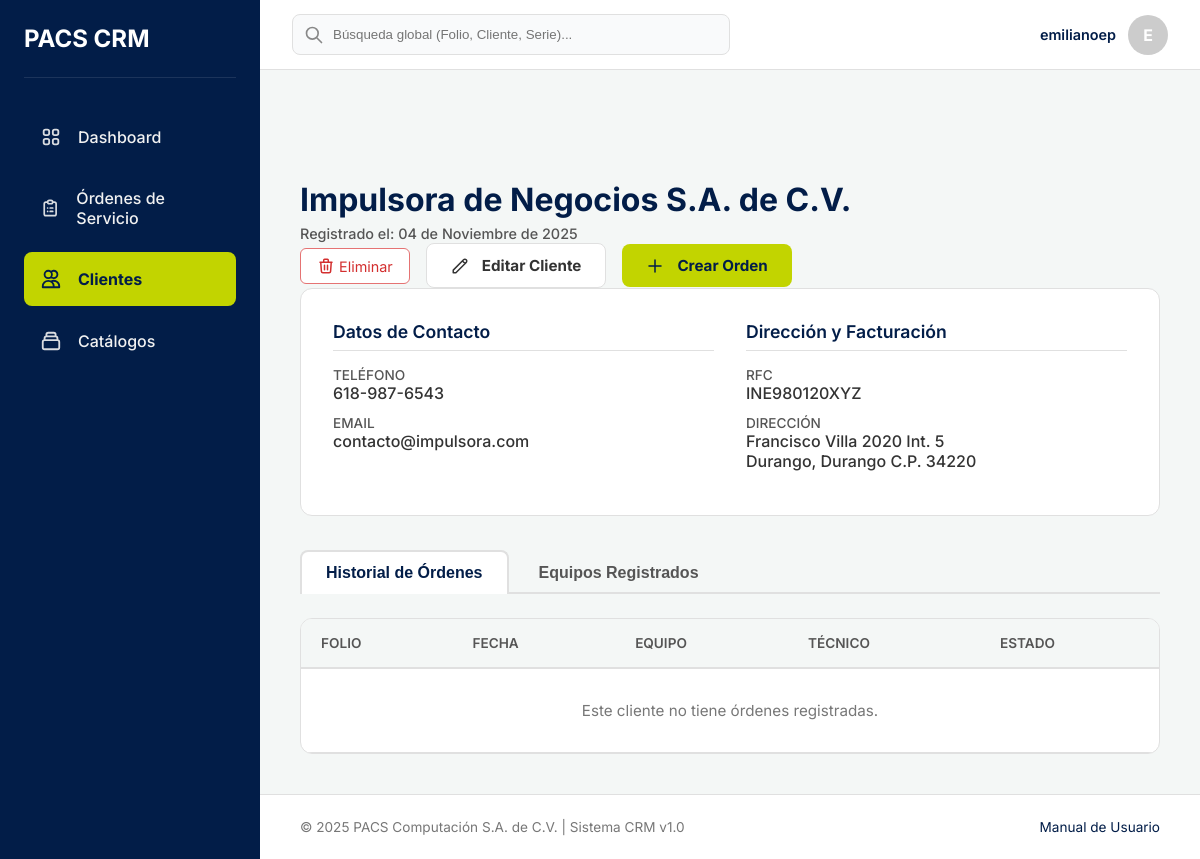
The page /clientes/2/ (signed in) on the database as committed earlier.
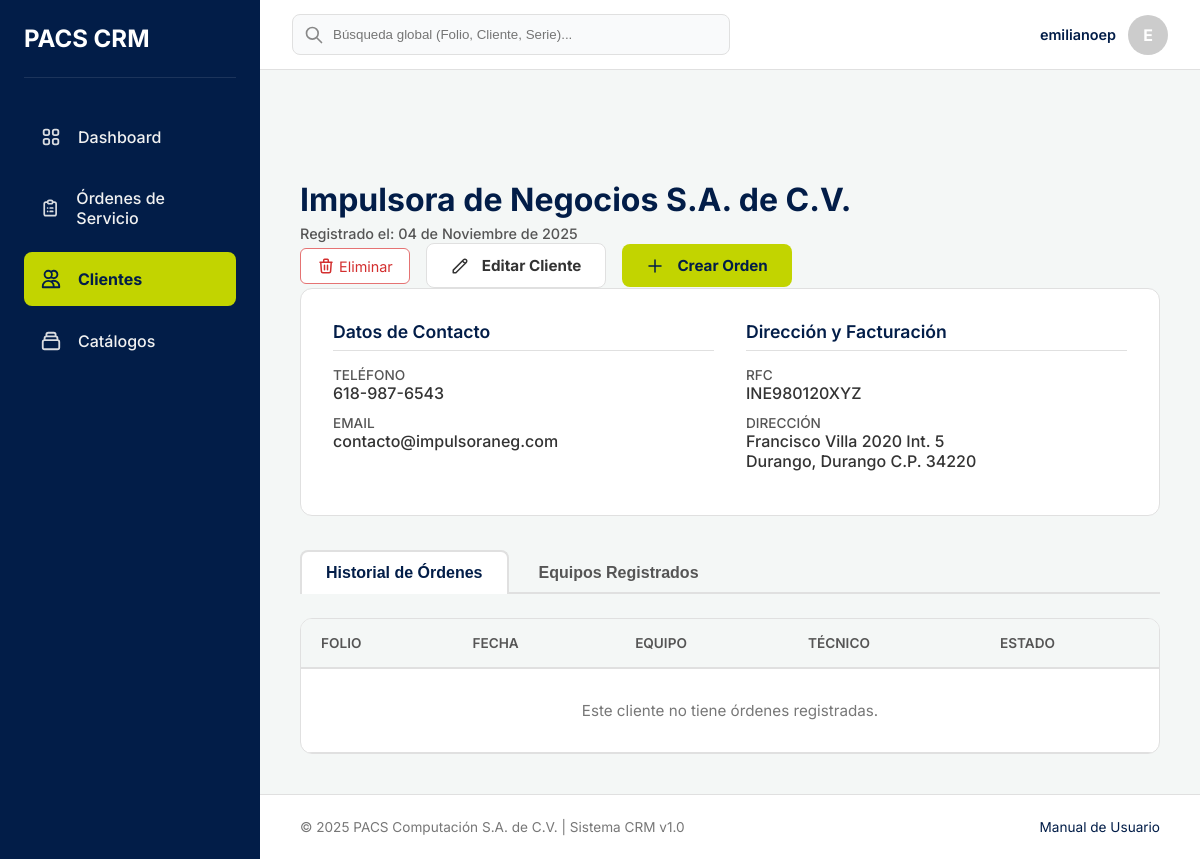
The same page on the database as committed later.
### gestion_clientes/models.py (models this page shows, shortened)
class Cliente(models.Model):
    nombre_completo = models.CharField(max_length=255, verbose_name="Nombre completo")
    telefono = models.CharField(max_length=20, unique=True)
    email = models.EmailField(max_length=254, unique=True, blank=True, null=True)
    rfc = models.CharField(max_length=13, blank=True, null=True, verbose_name="RFC")
    calle = models.CharField(max_length=255, blank=True, null=True)
    numero_exterior = models.CharField(max_length=20, blank=True, null=True, verbose_name="Número Exterior") # Ajustado max_length
    numero_interior = models.CharField(max_length=20, blank=True, null=True, verbose_name="Número Interior") # Ajustado max_length
    colonia = models.CharField(max_length=100, blank=True, null=True)
    codigo_postal = models.CharField(max_length=10, blank=True, null=True, verbose_name="Código Postal") # Ajustado max_length
    ciudad = models.CharField(max_length=100, blank=True, null=True)
    estado = models.CharField(max_length=100, blank=True, null=True)
    fecha_registro = models.DateTimeField(auto_now_add=True, verbose_name="Fecha de registro")
    class Meta:
        verbose_name = "Cliente"
        verbose_name_plural = "Clientes"
        ordering = ['nombre_completo']

### gestion_clientes/views.py (the view)
# urls.py: path('<int:id>/', views.detalle_cliente, name='detalle_cliente'),
@login_required
def detalle_cliente(request, id):
    cliente = get_object_or_404(Cliente, pk=id)
    historial_ordenes = cliente.ordenes.all().order_by('-fecha_creacion')
    equipos = cliente.equipos.all()
    context = {
        'cliente': cliente,
        'historial_ordenes': historial_ordenes,
        'equipos': equipos,
    }
    return render(request, 'gestion_clientes/detalle_cliente.html', context)

### gestion_clientes/templates/gestion_clientes/detalle_cliente.html (shortened to what the changed rows need)
{% extends 'base.html' %}
{% block content %}
    <div class="main-content-header">
        <div class="header-title-group">
            <h1>{{ cliente.nombre_completo }}</h1>
            <span class="subtitle">Registrado el: {{ cliente.fecha_registro|date:"d \d\e F \d\e Y" }}</span>
        </div>
    </div>
    <section class="client-info-panel">
        <div class="info-section">
            <div class="info-group">
                <span class="info-label">Teléfono</span>
                <span class="info-value">{{ cliente.telefono }}</span>
            </div>
            <div class="info-group">
                <span class="info-label">Email</span>
                <span class="info-value">{{ cliente.email|default:"--" }}</span>
            </div>
        </div>
        <div class="info-section">
            <div class="info-group">
                <span class="info-label">RFC</span>
                <span class="info-value">{{ cliente.rfc|default:"--" }}</span>
            </div>
            <div class="info-group">
                <span class="info-label">Dirección</span>
                <span class="info-value">
                    {{ cliente.calle|default:"" }} {{ cliente.numero_exterior|default:"" }}
                    {% if cliente.numero_interior %}Int. {{ cliente.numero_interior }}{% endif %}
                    {% if cliente.colonia %}, Col. {{ cliente.colonia }}{% endif %}<br>
                    {{ cliente.ciudad|default:"" }}{% if cliente.estado %}, {{ cliente.estado }}{% endif %}
                    {% if cliente.codigo_postal %} C.P. {{ cliente.codigo_postal }}{% endif %}
                </span>
            </div>
        </div>
    </section>
    <div class="tabs-content">
        <div id="historial" class="tab-pane active">
            <div class="table-card">
                <div style="overflow-x:auto;">
                    <table class="data-table">
                        <thead>
                            <tr>
                                <th>Folio</th>
                                <th>Fecha</th>
                                <th>Equipo</th>
                                <th>Técnico</th>
                                <th>Estado</th>
                            </tr>
                        </thead>
                    </table>
                </div>
            </div>
        </div>
    </div>
{% endblock %}

Rows that differ between the two databases and show on the page:
changed Cliente "Impulsora de Negocios S.A. de C.V.": email "contacto@impulsora.com" → "contacto@impulsoraneg.com"
